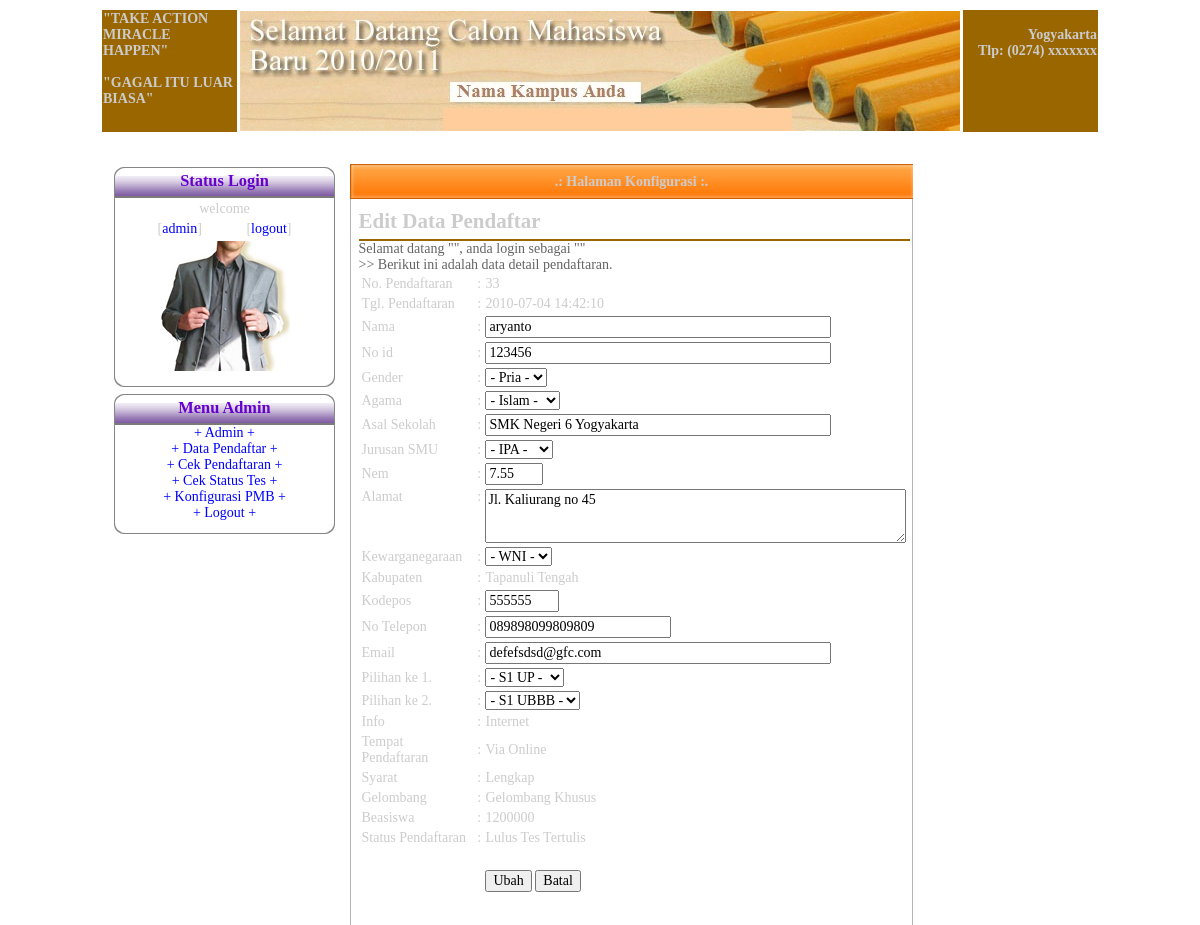
/sipmb/web/admin/main.php?page=12&a_id=33 (signed in), run on the app's committed database.
### tables this page shows
CREATE TABLE `pendaftaran` (
  `p_id` int(11) NOT NULL auto_increment,
  `p_tgl` datetime NOT NULL,
  `p_nama` varchar(100) NOT NULL,
  `p_no_id` varchar(100) NOT NULL,
  `j_id` int(11) NOT NULL,
  `a_id` int(11) NOT NULL,
  `p_asal` varchar(100) NOT NULL,
  `js_id` int(11) NOT NULL,
  `p_nem` decimal(3,2) NOT NULL,
  `p_alamat` text NOT NULL,
  `w_id` int(11) NOT NULL,
  `k_id` int(11) NOT NULL,
  `p_kodepos` varchar(6) NOT NULL,
  `p_tlp` varchar(30) NOT NULL,
  `p_email` varchar(30) NOT NULL,
  `ju_id` int(11) NOT NULL,
  `ju_id2` int(11) NOT NULL,
  `ju_fix` int(11) NOT NULL,
  `i_id` int(11) NOT NULL,
  `t_id` int(11) NOT NULL default '1',
  `s_id` int(11) NOT NULL default '1',
  `g_id` int(11) NOT NULL default '1',
  `b_id` int(11) NOT NULL,
  `st_id` int(11) NOT NULL default '1',
  PRIMARY KEY  (`p_id`)
);

CREATE TABLE `kabupaten` (
  `k_id` int(11) NOT NULL auto_increment,
  `pr_id` int(11) NOT NULL,
  `k_nama` varchar(20) NOT NULL,
  PRIMARY KEY  (`k_id`)
);

CREATE TABLE `info` (
  `i_id` int(11) NOT NULL auto_increment,
  `i_nama` varchar(20) NOT NULL,
  PRIMARY KEY  (`i_id`)
);

CREATE TABLE `tempat` (
  `t_id` int(11) NOT NULL auto_increment,
  `t_nama` varchar(20) NOT NULL,
  PRIMARY KEY  (`t_id`)
);

CREATE TABLE `syarat` (
  `s_id` int(11) NOT NULL auto_increment,
  `s_nama` varchar(20) NOT NULL,
  PRIMARY KEY  (`s_id`)
);

CREATE TABLE `gelombang` (
  `g_id` int(11) NOT NULL auto_increment,
  `g_nama` varchar(20) NOT NULL,
  PRIMARY KEY  (`g_id`)
);

CREATE TABLE `beasiswa` (
  `b_id` int(11) NOT NULL auto_increment,
  `b_nama` bigint(20) NOT NULL,
  `b_max` float NOT NULL,
  `b_min` float NOT NULL,
  PRIMARY KEY  (`b_id`)
);

CREATE TABLE `status` (
  `st_id` int(11) NOT NULL auto_increment,
  `st_nama` varchar(40) NOT NULL,
  PRIMARY KEY  (`st_id`)
);

### sipmb/web/inc/class.mysql.php (called while the page is built, shortened)
<?php
	class Mysql{
		var $db;
		var $host;
		var $user;
		var $password;
		var $result;
		function Mysql($host="localhost",$user="root",$password="",$database="sipmbdb"){
			$this->host=$host;
			$this->user=$user;
			$this->password=$password;
		}
		function connect(){
			$this->db=mysql_connect($this->host,$this->user,$this->password);
		}
		function execute($query){
			if($this->result=mysql_query($query,$this->db) ){
				return true;
			} else {
				return false;
			}
		}
		function getDataSet(){
			$dataSet=array();
			$i=0;
			while($r=mysql_fetch_row($this->result)){
				for($field=0;$field<mysql_num_fields($this->result);$field++){
					$dataSet[$i][$field]=$r[$field];
				}
				$i++;
			}
			return $dataSet;
		}
	}
?>

### sipmb/web/admin/pendaftaran/detail_pendaftaran.php (the view, shortened to what this page needs)
<?
$mysql = new Mysql();
$mysql->connect();
$a_id=(int)addslashes($_GET['a_id']);
	if($mysql->execute("SELECT a.p_id, a.p_tgl, a.p_nama, a.p_no_id, b.j_nama, c.a_nama, a.p_asal, d.js_nama, a.p_nem, a.p_alamat, e.w_nama, a.p_kodepos, a.p_tlp, a.p_email, a.ju_id, a.ju_id2, f.i_nama, g.t_nama, h.s_nama, i.g_nama, j.b_nama, k.st_nama, a.j_id, a.a_id, a.js_id, a.w_id, l.k_nama, a.t_id FROM pendaftaran a, jenis b, agama c, jurusan_smu d, warga e, info f, tempat g, syarat h, gelombang i, beasiswa j, status k, kabupaten l where a.j_id=b.j_id and a.a_id=c.a_id and a.js_id=d.js_id and a.w_id=e.w_id and a.i_id=f.i_id and a.t_id=g.t_id and a.s_id=h.s_id and a.g_id=i.g_id and a.b_id=j.b_id and a.st_id=k.st_id and a.k_id=l.k_id and a.p_id=$a_id"))
	{
		$getdataA = $mysql->getDataSet();
	}else{
		$getdataA=0;
	}
?>
<div class="post">
    <h2 class="title">Edit Data Pendaftar </h2>
    <p class="byline">
	Selamat datang &quot;<?=$nama;?>&quot;, anda login sebagai &quot;<?=$status;?>&quot;<br />
  &gt;&gt; Berikut ini adalah data detail pendaftaran. </p>
<form action="" method="post" enctype="multipart/form-data" id="formpost">
<table width="551" border="0">
  <tr>
    <td width="178">No. Pendaftaran </td>
    <td width="10"><div align="center">:</div></td>
    <td width="349"><?=$getdataA[0][0];?></td>
  </tr>
  <tr>
    <td>Tgl. Pendaftaran </td>
    <td><div align="center">:</div></td>
    <td><?=$getdataA[0][1];?></td>
  </tr>
  <tr>
    <td>Nama</td>
    <td><div align="center">:</div></td>
    <td><input name="nama" type="text" value="<?=$getdataA[0][2];?>" size="40" /></td>
  </tr>
  <tr>
    <td>No id </td>
    <td><div align="center">:</div></td>
    <td><input name="no_id" type="text" value="<?=$getdataA[0][3];?>" size="40" /></td>
  </tr>
  <tr>
    <td>Gender</td>
    <td><div align="center">:</div></td>
    <td><select name="jenis">
      <option value="<?=$getdataA[0][22];?>">- <?=$getdataA[0][4];?> -</option>
    </select></td>
  </tr>
  <tr>
    <td>Agama</td>
    <td><div align="center">:</div></td>
    <td>
	<select name="agama">
      <option value="<?=$getdataA[0][23];?>">- <?=$getdataA[0][5];?> -</option>
    </select></td>
  </tr>
  <tr>
    <td>Asal Sekolah </td>
    <td><div align="center">:</div></td>
    <td><input name="sekolah" type="text" value="<?=$getdataA[0][6];?>" size="40" /></td>
  </tr>
  <tr>
    <td>Jurusan SMU </td>
    <td><div align="center">:</div></td>
    <td>
	<select name="jurusan">
      <option value="<?=$getdataA[0][24];?>">- <?=$getdataA[0][7];?> -</option>
    </select></td>
  </tr>
  <tr>
    <td>Nem</td>
    <td><div align="center">:</div></td>
    <td><input name="nem" type="text" value="<?=$getdataA[0][8];?>" size="4" /></td>
  </tr>
  <tr valign="top">
    <td>Alamat</td>
    <td><div align="center">:</div></td>
    <td><textarea name="alamat" cols="50" rows="3"><?=$getdataA[0][9];?></textarea></td>
  </tr>
  <tr>
    <td>Kewarganegaraan</td>
    <td><div align="center">:</div></td>
    <td>
	<select name="warga">
      <option value="<?=$getdataA[0][25];?>">- <?=$getdataA[0][10];?> -</option>
    </select></td>
  </tr>
  <tr>
    <td>Kabupaten</td>
    <td><div align="center">:</div></td>
    <td><?=$getdataA[0][26];?></td>
  </tr>
  <tr>
    <td>Kodepos</td>
    <td><div align="center">:</div></td>
    <td><input name="kodepos" type="text" value="<?=$getdataA[0][11];?>" size="6" /></td>
  </tr>
  <tr>
    <td>No Telepon</td>
    <td><div align="center">:</div></td>
    <td><input name="tlp" type="text" value="<?=$getdataA[0][12];?>" size="20" /></td>
  </tr>
  <tr>
    <td>Email</td>
    <td><div align="center">:</div></td>
    <td><input name="email" type="text" value="<?=$getdataA[0][13];?>" size="40" /></td>
  </tr>
  <tr>
    <td>Pilihan ke 1. </td>
    <td><div align="center">:</div></td>
    <td><?
				$ju1=$getdataA[0][14];
				if($mysql->execute("SELECT ju_nama from jurusan where ju_id=$ju1")){
				$dataJU1 = $mysql->getDataSet();}
			?>
		<select name="ju_id">
      <option value="<?=$getdataA[0][14];;?>">- <?=$dataJU1[0][0];?> -</option>
    </select>	  </td>
  </tr>
  <tr>
    <td>Pilihan ke 2. </td>
    <td><div align="center">:</div></td>
    <td><?
				$ju2=$getdataA[0][15];
				if($mysql->execute("SELECT ju_nama from jurusan where ju_id=$ju2")){
				$dataJU2 = $mysql->getDataSet();}
			?>
		<select name="ju_id2">
      <option value="<?=$getdataA[0][15];;?>">- <?=$dataJU2[0][0];?> -</option>
    </select></td>
  </tr>
  <tr>
    <td>Info</td>
    <td><div align="center">:</div></td>
    <td><?=$getdataA[0][16];?></td>
  </tr>
  <tr>
    <td>Tempat Pendaftaran </td>
    <td><div align="center">:</div></td>
    <td><?=$getdataA[0][17];?></td>
  </tr>
  <tr>
    <td>Syarat</td>
    <td><div align="center">:</div></td>
    <td><?=$getdataA[0][18];?></td>
  </tr>
  <tr>
    <td>Gelombang</td>
    <td><div align="center">:</div></td>
    <td><?=$getdataA[0][19];?></td>
  </tr>
  <tr>
    <td>Beasiswa</td>
    <td><div align="center">:</div></td>
    <td><?=$getdataA[0][20];?></td>
  </tr>
  <tr>
    <td>Status Pendaftaran </td>
    <td><div align="center">:</div></td>
    <td><?=$getdataA[0][21];?></td>
  </tr>
  <tr>
    <td>&nbsp;</td>
    <td>&nbsp;</td>
    <td>&nbsp;</td>
  </tr>
  <tr>
    <td>&nbsp;</td>
    <td>&nbsp;</td>
    <td><label>
      <input name="edit" type="submit" class="button" id="edit" value="Ubah" />
	  <a href="main.php?page=11"> <input name="cancel" type="submit" class="button" id="cancel" value="Batal" /></a>
    </label></td>
  </tr>
</table>
</form>
    <p align="right">&nbsp;</p>
</div>

### sipmb/web/admin/default.css (style rules this page uses)
body { font-size:12px; color:#CCCCCC; text-decoration: none; height: 414px; background repeat bottom #FFFFFF; }
body, th, td, input, textarea, select, option { font-family: "Trebuchet MS", "Times New Roman", Arial, Times, serif; font-size: 14px; }
a { text-decoration:none; color: #999999; }
.post { padding: 10px 0 0 5px; //border-left:1px dashed; }
.title { margin: 0; padding-bottom: 5px; border-bottom: 2px solid #996600; }
.byline { margin: 0; color: #646464; }

### data on the page
pendaftaran: p_id "33", p_tgl "2010-07-04 14:42:10", nama "aryanto", no_id "123456", sekolah "SMK Negeri 6 Yogyakarta", nem "7.55", alamat "Jl. Kaliurang no 45", k.k_nama "Tapanuli Tengah", kodepos "555555", tlp "089898099809809", email "defefsdsd@gfc.com", i.i_nama "Internet", t.t_nama "Via Online", s.s_nama "Lengkap", g.g_nama "Gelombang Khusus", b.b_nama "1200000", st.st_nama "Lulus Tes Tertulis"
